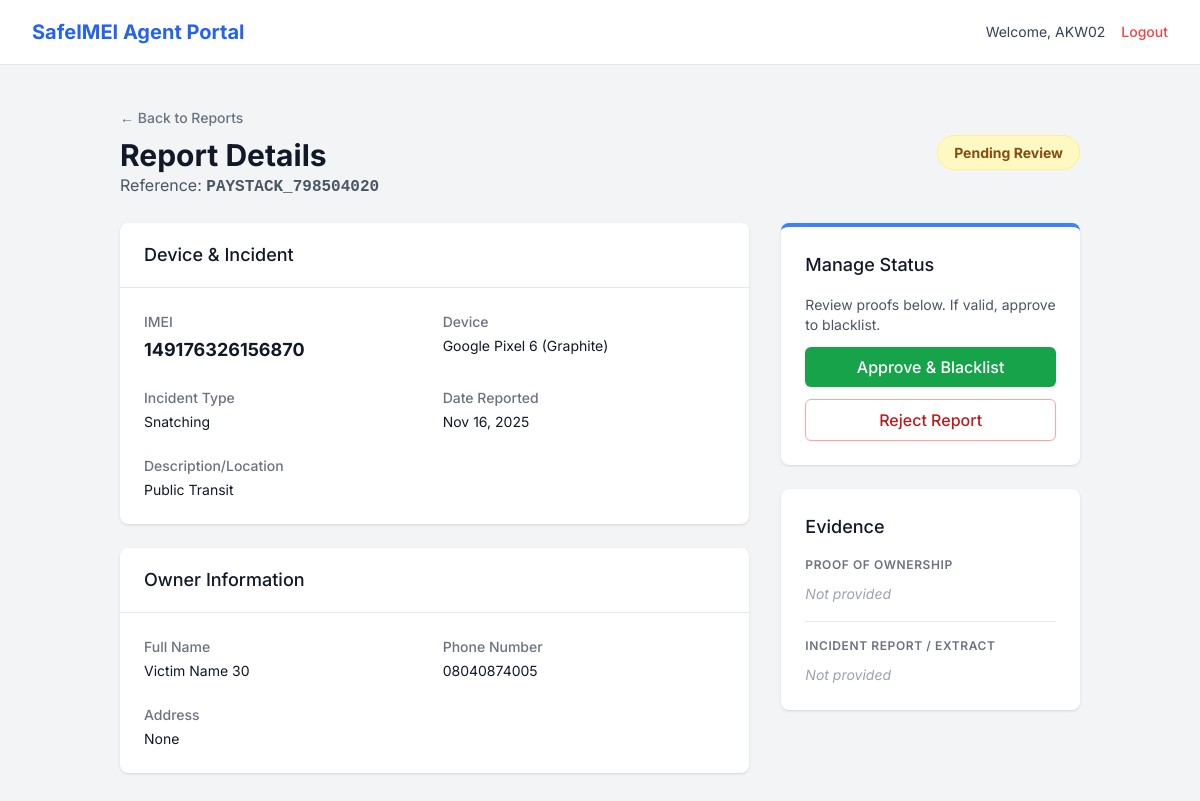
The app's page /reports/48/manage/ (signed in) with its own data.
### portal/models.py (models this page shows, shortened)
class DeviceReport(models.Model):
    class StatusChoices(models.TextChoices):
        STOLEN = 'Stolen', 'Stolen'
        RECOVERED = 'Recovered', 'Recovered'
        PENDING = 'Pending', 'Pending Review'
        PAYMENT_PENDING = 'Payment Pending', 'Awaiting Payment'
    owner_full_name = models.CharField(max_length=255)
    owner_phone_number = models.CharField(max_length=20)
    owner_email = models.EmailField(blank=True, null=True)
    owner_address = models.TextField(blank=True, null=True)
    imei = models.CharField(max_length=15, unique=True, db_index=True)
    brand = models.CharField(max_length=100)
    model = models.CharField(max_length=100)
    color = models.CharField(max_length=50, blank=True, null=True)
    device_phone_number = models.CharField(max_length=20, blank=True, null=True)
    incident_date = models.DateField()
    incident_time = models.TimeField()
    incident_type = models.CharField(max_length=100)
    incident_location = models.TextField(blank=True, null=True)
    police_report_image = models.FileField(upload_to='proofs/police_reports/', blank=True, null=True)
    device_carton_photo = models.FileField(upload_to='proofs/cartons/', blank=True, null=True)
    device_receipt = models.FileField(upload_to='proofs/receipts/', blank=True, null=True)
    ocr_verification_status = models.BooleanField(default=False, help_text="True if OCR verified the documents")
    transaction_ref = models.CharField(max_length=100)
    status = models.CharField(max_length=20, choices=StatusChoices.choices, default=StatusChoices.STOLEN)
    reported_by = models.ForeignKey(User, on_delete=models.SET_NULL, null=True)
    station = models.ForeignKey(Station, on_delete=models.PROTECT)
    created_at = models.DateTimeField(auto_now_add=True)
    updated_at = models.DateTimeField(auto_now=True)

### portal/views.py (the view, shortened to what this page needs)
# urls.py: path('reports/<int:report_id>/manage/', views.report_detail_view, name='report_detail'),
@login_required
def report_detail_view(request, report_id):
    report = get_object_or_404(DeviceReport, id=report_id)
    if report.station != request.user.officerprofile.station: return redirect('dashboard')
    return render(request, 'report_detail.html', {'report': report})

### templates/report_detail.html (shortened to what this page needs)
{% extends 'base.html' %}
{% block content %}
<div class="min-h-screen bg-gray-100">
    {% include 'partials/navbar_officer.html' %}
    <main class="py-10">
        <div class="max-w-5xl mx-auto px-4 sm:px-6 lg:px-8">
            <div class="mb-6 flex items-center justify-between">
                <div>
                    <a href="{% url 'view_reports' %}" class="text-sm font-medium text-gray-500 hover:text-gray-700">&larr; Back to Reports</a>
                    <h1 class="text-3xl font-bold text-gray-900 mt-2">Report Details</h1>
                    <p class="text-gray-600">Reference: <span class="font-mono font-bold">{{ report.transaction_ref }}</span></p>
                </div>
                <div>
                    {% if report.status == 'Stolen' %}
                        <span class="px-4 py-2 rounded-full text-sm font-bold bg-red-100 text-red-800 border border-red-200">Stolen (Active)</span>
                    {% elif report.status == 'Recovered' %}
                        <span class="px-4 py-2 rounded-full text-sm font-bold bg-green-100 text-green-800 border border-green-200">Recovered</span>
                    {% elif report.status == 'Pending' %}
                        <span class="px-4 py-2 rounded-full text-sm font-bold bg-yellow-100 text-yellow-800 border border-yellow-200">Pending Review</span>
                    {% else %}
                        <span class="px-4 py-2 rounded-full text-sm font-bold bg-gray-100 text-gray-800 border border-gray-200">{{ report.status }}</span>
                    {% endif %}
                </div>
            </div>
            <div class="grid grid-cols-1 lg:grid-cols-3 gap-8">
                <div class="lg:col-span-2 space-y-6">
                    <div class="bg-white shadow overflow-hidden sm:rounded-lg">
                        <div class="px-4 py-5 sm:px-6 border-b border-gray-200">
                            <h3 class="text-lg leading-6 font-medium text-gray-900">Device & Incident</h3>
                        </div>
                        <div class="px-4 py-5 sm:p-6">
                            <dl class="grid grid-cols-1 sm:grid-cols-2 gap-x-4 gap-y-6">
                                <div><dt class="text-sm font-medium text-gray-500">IMEI</dt><dd class="mt-1 text-lg font-bold text-gray-900">{{ report.imei }}</dd></div>
                                <div><dt class="text-sm font-medium text-gray-500">Device</dt><dd class="mt-1 text-sm text-gray-900">{{ report.brand }} {{ report.model }} ({{ report.color }})</dd></div>
                                <div><dt class="text-sm font-medium text-gray-500">Incident Type</dt><dd class="mt-1 text-sm text-gray-900">{{ report.incident_type }}</dd></div>
                                <div><dt class="text-sm font-medium text-gray-500">Date Reported</dt><dd class="mt-1 text-sm text-gray-900">{{ report.created_at|date:"M d, Y" }}</dd></div>
                                <div class="sm:col-span-2"><dt class="text-sm font-medium text-gray-500">Description/Location</dt><dd class="mt-1 text-sm text-gray-900">{{ report.incident_location }}</dd></div>
                            </dl>
                        </div>
                    </div>
                    <div class="bg-white shadow overflow-hidden sm:rounded-lg">
                        <div class="px-4 py-5 sm:px-6 border-b border-gray-200">
                            <h3 class="text-lg leading-6 font-medium text-gray-900">Owner Information</h3>
                        </div>
                        <div class="px-4 py-5 sm:p-6">
                            <dl class="grid grid-cols-1 sm:grid-cols-2 gap-x-4 gap-y-6">
                                <div><dt class="text-sm font-medium text-gray-500">Full Name</dt><dd class="mt-1 text-sm text-gray-900">{{ report.owner_full_name }}</dd></div>
                                <div><dt class="text-sm font-medium text-gray-500">Phone Number</dt><dd class="mt-1 text-sm text-gray-900">{{ report.owner_phone_number }}</dd></div>
                                <div class="sm:col-span-2"><dt class="text-sm font-medium text-gray-500">Address</dt><dd class="mt-1 text-sm text-gray-900">{{ report.owner_address }}</dd></div>
                            </dl>
                        </div>
                    </div>
                </div>
                <div class="space-y-6">
                    <div class="bg-white shadow sm:rounded-lg p-6 border-t-4 border-blue-500">
                        <h3 class="text-lg font-medium text-gray-900 mb-4">Manage Status</h3>
                        <form method="POST" class="space-y-3">
                            {% if report.status == 'Pending' %}
                                <p class="text-sm text-gray-600 mb-4">Review proofs below. If valid, approve to blacklist.</p>
                                <button type="submit" name="action" value="approve" class="w-full py-2 px-4 bg-green-600 hover:bg-green-700 text-white rounded-md shadow-sm font-medium">
                                    Approve & Blacklist
                                </button>
                                <button type="submit" name="action" value="reject" class="w-full py-2 px-4 bg-white border border-red-300 text-red-700 hover:bg-red-50 rounded-md shadow-sm font-medium">
                                    Reject Report
                                </button>
                            {% endif %}
                        </form>
                    </div>
                    <div class="bg-white shadow sm:rounded-lg p-6">
                        <h3 class="text-lg font-medium text-gray-900 mb-4">Evidence</h3>
                        <div class="space-y-4">
                            <div>
                                <p class="text-xs font-semibold text-gray-500 uppercase tracking-wider mb-2">Proof of Ownership</p>
                                {% if report.device_receipt %}
                                    <a href="{{ report.device_receipt.url }}" target="_blank">
                                        <img src="{{ report.device_receipt.url }}" class="w-full h-32 object-cover rounded border hover:opacity-75 transition">
                                    </a>
                                {% else %}
                                    <span class="text-sm text-gray-400 italic">Not provided</span>
                                {% endif %}
                            </div>
                            <div class="border-t pt-4">
                                <p class="text-xs font-semibold text-gray-500 uppercase tracking-wider mb-2">Incident Report / Extract</p>
                                {% if report.police_report_image %}
                                    <a href="{{ report.police_report_image.url }}" target="_blank" class="group block relative">
                                        <div class="absolute inset-0 bg-black bg-opacity-0 group-hover:bg-opacity-10 transition rounded"></div>
                                        <img src="{{ report.police_report_image.url }}" class="w-full h-32 object-cover rounded border hover:opacity-75 transition">
                                        <p class="text-xs text-blue-600 mt-1 text-center">Click to enlarge</p>
                                        {% if report.ocr_verification_status %}
                                        <div class="mt-2 inline-flex items-center px-2.5 py-0.5 rounded-full text-xs font-medium bg-green-100 text-green-800 border border-green-200 shadow-sm">
                                            <svg class="mr-1.5 h-3 w-3 text-green-500" fill="currentColor" viewBox="0 0 8 8"><circle cx="4" cy="4" r="3" /></svg>
                                            OCR Verified
                                        </div>
                                        {% endif %}
                                    </a>
                                {% else %}
                                    <span class="text-sm text-gray-400 italic">Not provided</span>
                                {% endif %}
                            </div>
                        </div>
                    </div>
                </div>
            </div>
        </div>
    </main>
</div>
{% endblock %}

### templates/partials/navbar_officer.html
<nav class="bg-white border-b border-gray-200">
    <div class="max-w-7xl mx-auto px-4 sm:px-6 lg:px-8">
        <div class="flex justify-between h-16">
            <div class="flex items-center gap-2 text-xl font-bold text-blue-600">
                <a href="{% url 'dashboard' %}">SafeIMEI Agent Portal</a>
            </div>
            <div class="flex items-center">
                <span class="hidden sm:inline mr-4 text-sm text-gray-700">Welcome, {{ request.user.username }}</span>
                <a href="{% url 'logout' %}" class="text-sm font-medium text-red-500 hover:text-red-700">Logout</a>
            </div>
        </div>
    </div>
</nav>

### templates/base.html (style rules this page uses)
body { font-family: 'Inter', sans-serif; }

### records on screen
DeviceReport: transaction_ref "PAYSTACK_798504020", imei "149176326156870", brand "Google", model "Pixel 6", color "Graphite", incident_type "Snatching", created_at "Nov 16, 2025", incident_location "Public Transit", owner_full_name "Victim Name 30", owner_phone_number "08040874005", owner_address "None"

### other values on screen
{{ request.user.username }} "AKW02"
